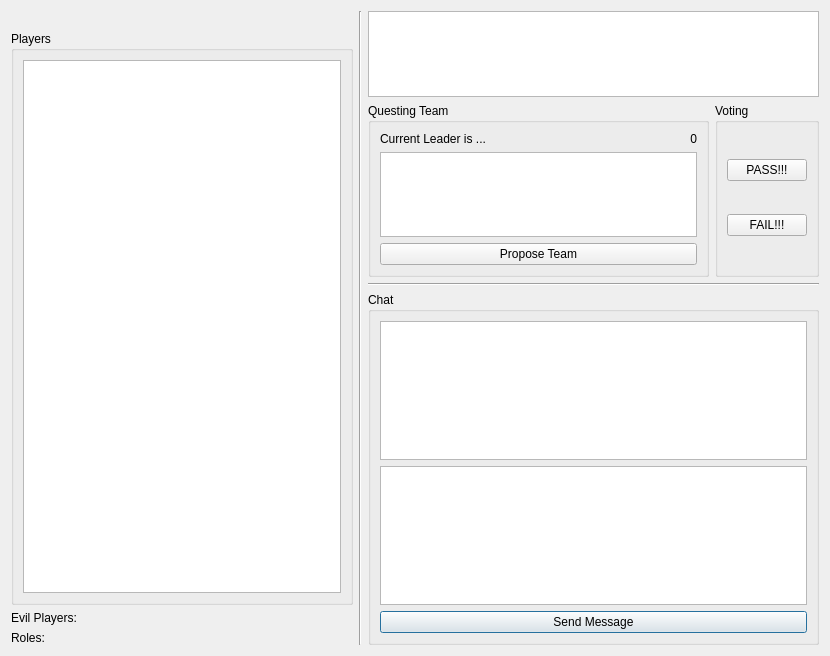
<?xml version="1.0" encoding="UTF-8"?>
<ui version="4.0">
 <class>GameWindow</class>
 <widget class="QWidget" name="GameWindow">
  <property name="geometry">
   <rect>
    <x>0</x>
    <y>0</y>
    <width>830</width>
    <height>656</height>
   </rect>
  </property>
  <property name="windowTitle">
   <string>Avalon Online</string>
  </property>
  <layout class="QGridLayout" name="gridLayout_2">
   <item row="0" column="0" rowspan="4">
    <layout class="QVBoxLayout" name="rolesLayout" stretch="0,0,0,0">
     <property name="sizeConstraint">
      <enum>QLayout::SetFixedSize</enum>
     </property>
     <item alignment="Qt::AlignHCenter">
      <widget class="QLabel" name="playerAvatarLabel">
       <property name="text">
        <string/>
       </property>
       <property name="pixmap">
        <pixmap resource="images.qrc">:/images/GENERIC.jpg</pixmap>
       </property>
      </widget>
     </item>
     <item>
      <widget class="QGroupBox" name="playersListSection">
       <property name="title">
        <string>Players</string>
       </property>
       <layout class="QVBoxLayout" name="verticalLayout_6">
        <item>
         <widget class="QTableView" name="playerList">
          <property name="sizePolicy">
           <sizepolicy hsizetype="Expanding" vsizetype="Expanding">
            <horstretch>0</horstretch>
            <verstretch>0</verstretch>
           </sizepolicy>
          </property>
          <property name="editTriggers">
           <set>QAbstractItemView::NoEditTriggers</set>
          </property>
          <property name="showGrid">
           <bool>true</bool>
          </property>
          <attribute name="horizontalHeaderStretchLastSection">
           <bool>false</bool>
          </attribute>
          <attribute name="verticalHeaderVisible">
           <bool>false</bool>
          </attribute>
         </widget>
        </item>
       </layout>
      </widget>
     </item>
     <item>
      <widget class="QLabel" name="numOfEvilPlayers">
       <property name="text">
        <string>Evil Players:</string>
       </property>
      </widget>
     </item>
     <item>
      <widget class="QLabel" name="currRolesList">
       <property name="text">
        <string>Roles:</string>
       </property>
      </widget>
     </item>
    </layout>
   </item>
   <item row="0" column="1" rowspan="4">
    <widget class="Line" name="line">
     <property name="orientation">
      <enum>Qt::Vertical</enum>
     </property>
    </widget>
   </item>
   <item row="0" column="2" colspan="2">
    <layout class="QHBoxLayout" name="votingTrackLayout">
     <item>
      <widget class="QListView" name="voteTrackList">
       <property name="editTriggers">
        <set>QAbstractItemView::NoEditTriggers</set>
       </property>
      </widget>
     </item>
    </layout>
   </item>
   <item row="1" column="2">
    <layout class="QVBoxLayout" name="proposedTeamLayout">
     <item>
      <widget class="QGroupBox" name="proposedTeamSection">
       <property name="title">
        <string>Questing Team</string>
       </property>
       <layout class="QGridLayout" name="gridLayout">
        <item row="0" column="0">
         <layout class="QHBoxLayout" name="horizontalLayout">
          <item>
           <widget class="QLabel" name="leaderLabel">
            <property name="text">
             <string>Current Leader is ...</string>
            </property>
            <property name="alignment">
             <set>Qt::AlignLeading|Qt::AlignLeft|Qt::AlignVCenter</set>
            </property>
           </widget>
          </item>
          <item>
           <widget class="QLabel" name="stateLabel">
            <property name="text">
             <string>0</string>
            </property>
            <property name="alignment">
             <set>Qt::AlignRight|Qt::AlignTrailing|Qt::AlignVCenter</set>
            </property>
           </widget>
          </item>
         </layout>
        </item>
        <item row="1" column="0">
         <widget class="QTableView" name="proposeTeamList">
          <property name="editTriggers">
           <set>QAbstractItemView::NoEditTriggers</set>
          </property>
          <attribute name="verticalHeaderVisible">
           <bool>false</bool>
          </attribute>
         </widget>
        </item>
        <item row="2" column="0">
         <widget class="QPushButton" name="proposeTeamButton">
          <property name="text">
           <string>Propose Team</string>
          </property>
         </widget>
        </item>
       </layout>
      </widget>
     </item>
    </layout>
   </item>
   <item row="1" column="3">
    <layout class="QVBoxLayout" name="votingLayout">
     <item>
      <widget class="QGroupBox" name="votingSection">
       <property name="title">
        <string>Voting</string>
       </property>
       <layout class="QVBoxLayout" name="verticalLayout_2">
        <item>
         <widget class="QPushButton" name="buttonVotePass">
          <property name="text">
           <string>PASS!!!</string>
          </property>
         </widget>
        </item>
        <item>
         <widget class="QPushButton" name="buttonVoteFail">
          <property name="text">
           <string>FAIL!!!</string>
          </property>
         </widget>
        </item>
       </layout>
      </widget>
     </item>
    </layout>
   </item>
   <item row="2" column="2" colspan="2">
    <widget class="Line" name="line_2">
     <property name="orientation">
      <enum>Qt::Horizontal</enum>
     </property>
    </widget>
   </item>
   <item row="3" column="2" colspan="2">
    <layout class="QVBoxLayout" name="chatLayout">
     <item>
      <widget class="QGroupBox" name="chatSection">
       <property name="title">
        <string>Chat</string>
       </property>
       <layout class="QVBoxLayout" name="verticalLayout_7">
        <item>
         <widget class="QListView" name="chatList"/>
        </item>
        <item>
         <widget class="QTextEdit" name="chatEdit"/>
        </item>
        <item>
         <widget class="QPushButton" name="sendMsgButton">
          <property name="text">
           <string>Send Message</string>
          </property>
          <property name="autoDefault">
           <bool>true</bool>
          </property>
          <property name="default">
           <bool>true</bool>
          </property>
         </widget>
        </item>
       </layout>
      </widget>
     </item>
    </layout>
   </item>
  </layout>
  <zorder>line</zorder>
  <zorder>line_2</zorder>
  <zorder></zorder>
 </widget>
 <resources>
  <include location="images.qrc"/>
 </resources>
 <connections/>
</ui>
